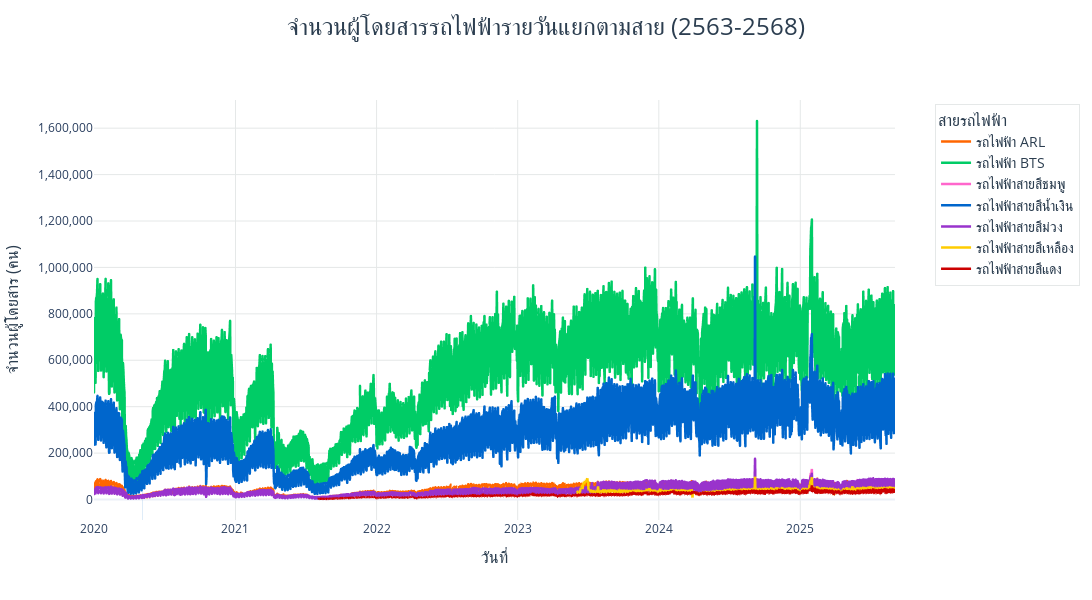

Here is the notebook cell this chart was saved with:
### Code cell
# Time series visualization with Plotly Express
import plotly.express as px
import plotly.graph_objects as go
from plotly.subplots import make_subplots
import pandas as pd

df_daily_pivot = pd.read_csv("../data/data_adjustmented.csv")

# สร้าง DataFrame สำหรับ plot รถไฟฟ้า 7 สาย
rail_columns = [col for col in df_daily_pivot.columns if 'รถไฟฟ้า' in col or 'BTS' in col]
print("รถไฟฟ้าที่พบ:", rail_columns)

df_melt = df_daily_pivot.melt(
    id_vars=['วันที่'],
    value_vars=rail_columns,
    var_name='สายรถไฟฟ้า',
    value_name='จำนวนผู้โดยสาร'
)

# กำหนดสีให้สวยงามขึ้นสำหรับรถไฟฟ้า 7 สาย
color_map = {
    'รถไฟฟ้าสายสีน้ำเงิน': '#0066CC',   
    'รถไฟฟ้าสายสีม่วง': '#9933CC',     
    'รถไฟฟ้า ARL': '#FF6600',
    'รถไฟฟ้า BTS': '#00CC66',
    'รถไฟฟ้าสายสีเหลือง': '#FFCC00',
    'รถไฟฟ้าสายสีชมพู': '#FF66CC',
    'รถไฟฟ้าสายสีแดง': '#CC0000'
}

# 1. กราฟรวมทุกสายรถไฟฟ้า (interactive)
fig = px.line(
    df_melt,
    x='วันที่',
    y='จำนวนผู้โดยสาร',
    color='สายรถไฟฟ้า',
    color_discrete_map=color_map,
    title='จำนวนผู้โดยสารรถไฟฟ้ารายวันแยกตามสาย (2563-2568)',
    labels={'จำนวนผู้โดยสาร': 'จำนวนผู้โดยสาร (คน)', 'วันที่': 'วันที่'},
    template='plotly_white'
)

# ปรับแต่งกราฟ
fig.update_layout(
    title={
        'text': 'จำนวนผู้โดยสารรถไฟฟ้ารายวันแยกตามสาย (2563-2568)',
        'y':0.97,
        'x':0.5,
        'xanchor': 'center',
        'yanchor': 'top',
        'font': dict(size=24, color='#2C3E50')  # สีเข้มอ่านง่าย
    },
    xaxis_title={'text': 'วันที่', 'font': dict(size=16, color='#2C3E50')},
    yaxis_title={'text': 'จำนวนผู้โดยสาร (คน)', 'font': dict(size=16, color='#2C3E50')},
    legend_title={'text': 'สายรถไฟฟ้า', 'font': dict(size=16)},
    showlegend=True,
    hovermode='x unified',
    legend=dict(
        yanchor="top",
        y=0.99,
        xanchor="left",
        x=1.05,
        bgcolor='rgba(255, 255, 255, 0.8)',
        bordercolor='#E5E8E8',
        borderwidth=1,
        font=dict(size=14, color='#2C3E50')
    ),
    width=1200,
    height=600,
    margin=dict(r=150),
    plot_bgcolor='white',
    paper_bgcolor='white'
)

# ปรับแต่ง grid และ axes
fig.update_xaxes(
    showgrid=True,
    gridwidth=1,
    gridcolor='#E5E8E8',
    tickfont=dict(size=12)
)
fig.update_yaxes(
    showgrid=True,
    gridwidth=1,
    gridcolor='#E5E8E8',
    tickfont=dict(size=12),
    tickformat=',d'
)

# ปรับแต่ง hover info
fig.update_traces(
    hovertemplate='<b>%{x}</b><br>จำนวนผู้โดยสาร: %{y:,.0f} คน<extra></extra>',
    line=dict(width=2.5)
)

# แสดงกราฟรวม
fig.show()

### Figure 1 — Plotly figure (JSON) as saved in the notebook; plotly's stock layout.template omitted (floating-point values rounded to 4 significant figures; data arrays with more than 128 entries replaced by an {"elided": "..."} marker saying what was removed)
{"data": [{"hovertemplate": "<b>%{x}</b><br>จำนวนผู้โดยสาร: %{y:,.0f} คน<extra></extra>", "legendgroup": "รถไฟฟ้า ARL", "line": {"color": "#FF6600", "dash": "solid", "width": 2.5}, "marker": {"symbol": "circle"}, "mode": "lines", "name": "รถไฟฟ้า ARL", "showlegend": true, "type": "scattergl", "x": {"elided": "2073 str values"}, "xaxis": "x", "y": {"elided": "2073 int values"}, "yaxis": "y"}, {"hovertemplate": "<b>%{x}</b><br>จำนวนผู้โดยสาร: %{y:,.0f} คน<extra></extra>", "legendgroup": "รถไฟฟ้า BTS", "line": {"color": "#00CC66", "dash": "solid", "width": 2.5}, "marker": {"symbol": "circle"}, "mode": "lines", "name": "รถไฟฟ้า BTS", "showlegend": true, "type": "scattergl", "x": {"elided": "2073 str values"}, "xaxis": "x", "y": {"elided": "2073 int values"}, "yaxis": "y"}, {"hovertemplate": "<b>%{x}</b><br>จำนวนผู้โดยสาร: %{y:,.0f} คน<extra></extra>", "legendgroup": "รถไฟฟ้าสายสีชมพู", "line": {"color": "#FF66CC", "dash": "solid", "width": 2.5}, "marker": {"symbol": "circle"}, "mode": "lines", "name": "รถไฟฟ้าสายสีชมพู", "showlegend": true, "type": "scattergl", "x": {"elided": "2073 str values"}, "xaxis": "x", "y": {"elided": "2073 str values"}, "yaxis": "y"}, {"hovertemplate": "<b>%{x}</b><br>จำนวนผู้โดยสาร: %{y:,.0f} คน<extra></extra>", "legendgroup": "รถไฟฟ้าสายสีน้ำเงิน", "line": {"color": "#0066CC", "dash": "solid", "width": 2.5}, "marker": {"symbol": "circle"}, "mode": "lines", "name": "รถไฟฟ้าสายสีน้ำเงิน", "showlegend": true, "type": "scattergl", "x": {"elided": "2073 str values"}, "xaxis": "x", "y": {"elided": "2073 int values"}, "yaxis": "y"}, {"hovertemplate": "<b>%{x}</b><br>จำนวนผู้โดยสาร: %{y:,.0f} คน<extra></extra>", "legendgroup": "รถไฟฟ้าสายสีม่วง", "line": {"color": "#9933CC", "dash": "solid", "width": 2.5}, "marker": {"symbol": "circle"}, "mode": "lines", "name": "รถไฟฟ้าสายสีม่วง", "showlegend": true, "type": "scattergl", "x": {"elided": "2073 str values"}, "xaxis": "x", "y": {"elided": "2073 int values"}, "yaxis": "y"}, {"hovertemplate": "<b>%{x}</b><br>จำนวนผู้โดยสาร: %{y:,.0f} คน<extra></extra>", "legendgroup": "รถไฟฟ้าสายสีเหลือง", "line": {"color": "#FFCC00", "dash": "solid", "width": 2.5}, "marker": {"symbol": "circle"}, "mode": "lines", "name": "รถไฟฟ้าสายสีเหลือง", "showlegend": true, "type": "scattergl", "x": {"elided": "2073 str values"}, "xaxis": "x", "y": {"elided": "2073 str values"}, "yaxis": "y"}, {"hovertemplate": "<b>%{x}</b><br>จำนวนผู้โดยสาร: %{y:,.0f} คน<extra></extra>", "legendgroup": "รถไฟฟ้าสายสีแดง", "line": {"color": "#CC0000", "dash": "solid", "width": 2.5}, "marker": {"symbol": "circle"}, "mode": "lines", "name": "รถไฟฟ้าสายสีแดง", "showlegend": true, "type": "scattergl", "x": {"elided": "2073 str values"}, "xaxis": "x", "y": {"elided": "2073 str values"}, "yaxis": "y"}], "layout": {"height": 600, "hovermode": "x unified", "legend": {"bgcolor": "rgba(255, 255, 255, 0.8)", "bordercolor": "#E5E8E8", "borderwidth": 1, "font": {"color": "#2C3E50", "size": 14}, "title": {"font": {"size": 16}, "text": "สายรถไฟฟ้า"}, "tracegroupgap": 0, "x": 1.05, "xanchor": "left", "y": 0.99, "yanchor": "top"}, "margin": {"r": 150}, "paper_bgcolor": "white", "plot_bgcolor": "white", "showlegend": true, "title": {"font": {"color": "#2C3E50", "size": 24}, "text": "จำนวนผู้โดยสารรถไฟฟ้ารายวันแยกตามสาย (2563-2568)", "x": 0.5, "xanchor": "center", "y": 0.97, "yanchor": "top"}, "width": 1200, "xaxis": {"anchor": "y", "domain": [0, 1], "gridcolor": "#E5E8E8", "gridwidth": 1, "showgrid": true, "tickfont": {"size": 12}, "title": {"font": {"color": "#2C3E50", "size": 16}, "text": "วันที่"}}, "yaxis": {"anchor": "x", "domain": [0, 1], "gridcolor": "#E5E8E8", "gridwidth": 1, "showgrid": true, "tickfont": {"size": 12}, "tickformat": ",d", "title": {"font": {"color": "#2C3E50", "size": 16}, "text": "จำนวนผู้โดยสาร (คน)"}}}}
